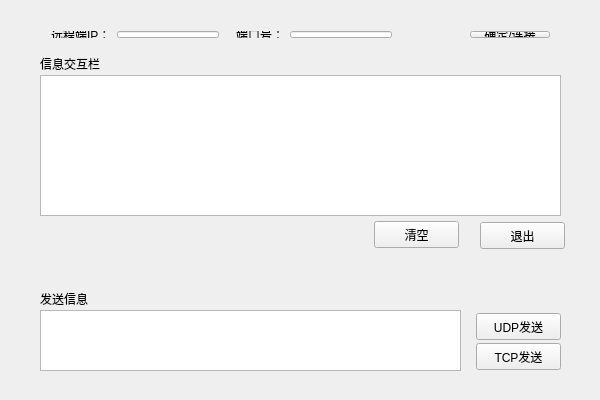
<?xml version="1.0" encoding="UTF-8"?>
<ui version="4.0">
 <class>Widget</class>
 <widget class="QWidget" name="Widget">
  <property name="geometry">
   <rect>
    <x>0</x>
    <y>0</y>
    <width>600</width>
    <height>400</height>
   </rect>
  </property>
  <property name="windowTitle">
   <string>Widget</string>
  </property>
  <widget class="QTextEdit" name="getTextEdit">
   <property name="enabled">
    <bool>true</bool>
   </property>
   <property name="geometry">
    <rect>
     <x>40</x>
     <y>75</y>
     <width>521</width>
     <height>141</height>
    </rect>
   </property>
   <property name="verticalScrollBarPolicy">
    <enum>Qt::ScrollBarAlwaysOff</enum>
   </property>
   <property name="readOnly">
    <bool>true</bool>
   </property>
  </widget>
  <widget class="QLabel" name="label">
   <property name="geometry">
    <rect>
     <x>40</x>
     <y>55</y>
     <width>71</width>
     <height>17</height>
    </rect>
   </property>
   <property name="text">
    <string>信息交互栏</string>
   </property>
  </widget>
  <widget class="QPushButton" name="udpSendButton">
   <property name="geometry">
    <rect>
     <x>476</x>
     <y>313</y>
     <width>85</width>
     <height>27</height>
    </rect>
   </property>
   <property name="text">
    <string>UDP发送</string>
   </property>
  </widget>
  <widget class="QPushButton" name="tcpSendButton">
   <property name="geometry">
    <rect>
     <x>476</x>
     <y>343</y>
     <width>85</width>
     <height>27</height>
    </rect>
   </property>
   <property name="text">
    <string>TCP发送</string>
   </property>
  </widget>
  <widget class="QLabel" name="label_2">
   <property name="geometry">
    <rect>
     <x>40</x>
     <y>290</y>
     <width>59</width>
     <height>17</height>
    </rect>
   </property>
   <property name="text">
    <string>发送信息</string>
   </property>
  </widget>
  <widget class="QTextEdit" name="sendTextEdit">
   <property name="geometry">
    <rect>
     <x>40</x>
     <y>310</y>
     <width>421</width>
     <height>61</height>
    </rect>
   </property>
  </widget>
  <widget class="QPushButton" name="clearButton">
   <property name="geometry">
    <rect>
     <x>374</x>
     <y>221</y>
     <width>85</width>
     <height>27</height>
    </rect>
   </property>
   <property name="text">
    <string>清空</string>
   </property>
  </widget>
  <widget class="QPushButton" name="exitButton">
   <property name="geometry">
    <rect>
     <x>480</x>
     <y>222</y>
     <width>85</width>
     <height>27</height>
    </rect>
   </property>
   <property name="text">
    <string>退出</string>
   </property>
  </widget>
  <widget class="QWidget" name="">
   <property name="geometry">
    <rect>
     <x>40</x>
     <y>20</y>
     <width>521</width>
     <height>29</height>
    </rect>
   </property>
   <layout class="QHBoxLayout" name="horizontalLayout">
    <item>
     <widget class="QLabel" name="label_3">
      <property name="text">
       <string>远程端IP：</string>
      </property>
     </widget>
    </item>
    <item>
     <widget class="QLineEdit" name="ipEdit"/>
    </item>
    <item>
     <spacer name="horizontalSpacer">
      <property name="orientation">
       <enum>Qt::Horizontal</enum>
      </property>
      <property name="sizeHint" stdset="0">
       <size>
        <width>18</width>
        <height>20</height>
       </size>
      </property>
     </spacer>
    </item>
    <item>
     <widget class="QLabel" name="label_4">
      <property name="text">
       <string>端口号：</string>
      </property>
     </widget>
    </item>
    <item>
     <widget class="QLineEdit" name="portEdit"/>
    </item>
    <item>
     <spacer name="horizontalSpacer_2">
      <property name="orientation">
       <enum>Qt::Horizontal</enum>
      </property>
      <property name="sizeHint" stdset="0">
       <size>
        <width>78</width>
        <height>20</height>
       </size>
      </property>
     </spacer>
    </item>
    <item>
     <widget class="QPushButton" name="configButton">
      <property name="text">
       <string>确定/连接</string>
      </property>
     </widget>
    </item>
   </layout>
  </widget>
 </widget>
 <layoutdefault spacing="6" margin="11"/>
 <resources/>
 <connections/>
</ui>
